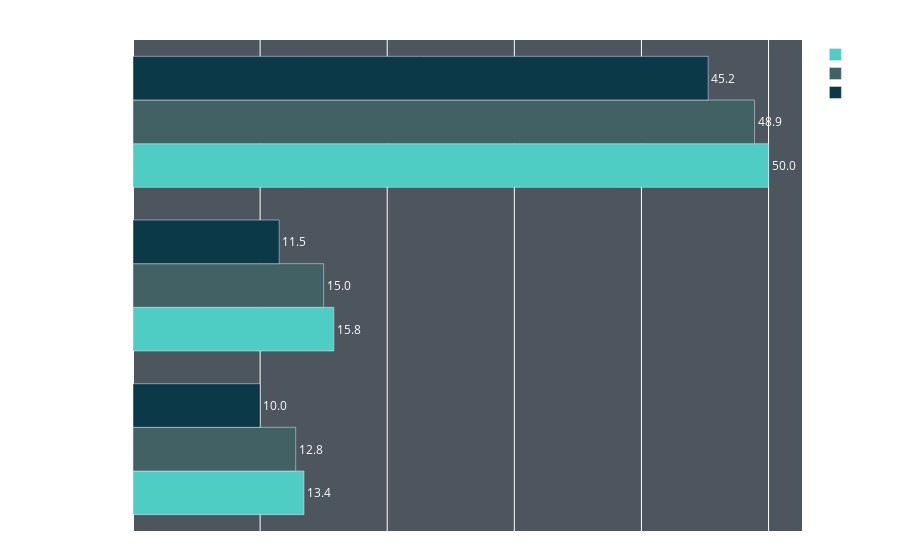

This figure's notebook cell:
### Code cell
fig = go.Figure(layout=layout)
for num, res in enumerate(resolutions):
    y = []
    for method in methods:
        y.append(averaged[method][res])
    fig.add_trace(go.Bar(
        y=xaxis, 
        x=y, name=res, 
        marker_color=colors[num],
        text=[f"{v:.1f}" for v in y],
        textposition='outside',
        orientation='h'
    ))
fig.update_traces(textfont=dict(color='white'))
fig.update_layout(
    title=dict(
        text='FPS by Resolution', 
        font=dict(color='white'),
        x=0.5
    ),
    barmode='group'
)
fig.show()

### Figure 1 — Plotly figure (JSON) as saved in the notebook; plotly's stock layout.template omitted (floating-point values rounded to 4 significant figures)
{"data": [{"marker": {"color": "#4ECDC4"}, "name": "480", "orientation": "h", "text": ["13.4", "15.8", "50.0"], "textfont": {"color": "white"}, "textposition": "outside", "type": "bar", "x": [13.45, 15.8, 50], "y": ["Python", "Python Threaded", "Visage"]}, {"marker": {"color": "#416165"}, "name": "1080", "orientation": "h", "text": ["12.8", "15.0", "48.9"], "textfont": {"color": "white"}, "textposition": "outside", "type": "bar", "x": [12.8, 15, 48.9], "y": ["Python", "Python Threaded", "Visage"]}, {"marker": {"color": "#0B3948"}, "name": "2160", "orientation": "h", "text": ["10.0", "11.5", "45.2"], "textfont": {"color": "white"}, "textposition": "outside", "type": "bar", "x": [10, 11.5, 45.25], "y": ["Python", "Python Threaded", "Visage"]}], "layout": {"barmode": "group", "legend": {"font": {"color": "white"}}, "margin": {"b": 20, "l": 20, "r": 20, "t": 40}, "paper_bgcolor": "rgba(61, 61, 61, 0)", "plot_bgcolor": "#4D555E", "title": {"font": {"color": "white"}, "text": "FPS by Resolution", "x": 0.5}, "xaxis": {"showgrid": true, "tickfont": {"color": "white"}}, "yaxis": {"showgrid": false, "tickfont": {"color": "white"}, "title": {"font": {"color": "white"}, "text": "FPS"}}}}
